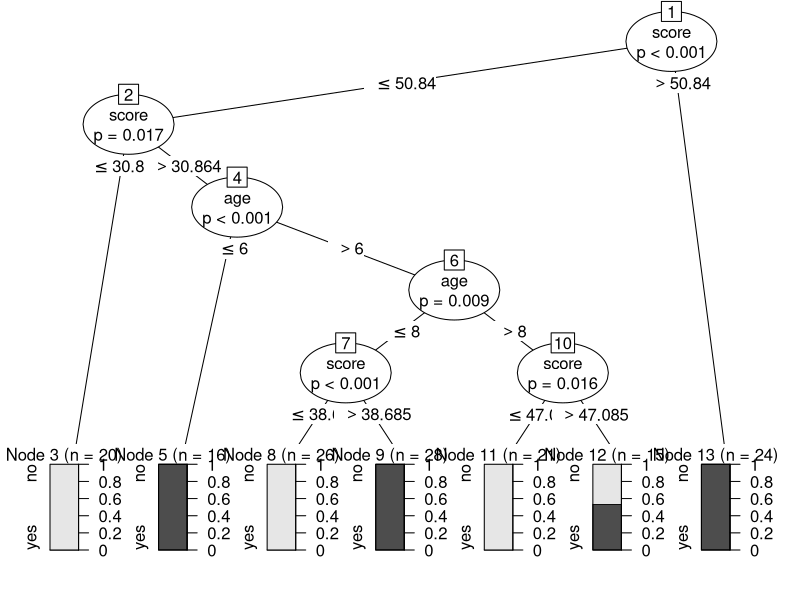

Write the R code that produced this figure.
library(datasets)
library(caTools)
library(party)
library(dplyr)

data("readingSkills")
head(readingSkills)

sample_data =sample.split(readingSkills,SplitRatio = 0.8)
train_data <- subset(readingSkills,sample_data ==TRUE)
test_data <- subset(readingSkills,sample_data == FALSE)

model <- ctree(nativeSpeaker ~ ., train_data)
plot(model)

#testing the people who are native speakers
#and those who are not
predict_model <-predict(model,test_data)


#creates a table to count how many are classified 
#as native speakers and how many are not

m_at <-table(test_data$nativeSpeaker,predict_model)
m_at

ac_Test <-sum(diag(m_at)) / sum(m_at)
print(paste('Accuracy for test is found to be',ac_Test))




#compare the accuracy of NAive Bayes, KNN on this dataset

#Naive Bayes theorem

library(datasets)
library(caTools)
library(e1071) # Library for Naive Bayes

data("readingSkills")
head(readingSkills)

# Split the data into training and testing sets
set.seed(123)
sample_data <- sample.split(readingSkills$nativeSpeaker, SplitRatio = 0.8)
train_data <- subset(readingSkills, sample_data == TRUE)
test_data <- subset(readingSkills, sample_data == FALSE)

# Train the Naive Bayes model
model <- naiveBayes(nativeSpeaker ~ ., data = train_data)

# Predict on the test data
predict_model <- predict(model, newdata = test_data)

# Create a confusion matrix
m_at <- table(test_data$nativeSpeaker, predict_model)
print(m_at)

# Calculate the accuracy
ac_Test <- sum(diag(m_at)) / sum(m_at)
print(paste('Accuracy for test is found to be', ac_Test * 100, "%"))

# Optional: Format the accuracy output
print(sprintf("Accuracy: %.2f%%", ac_Test * 100))



##KNN

# Load necessary libraries
library(caTools)
library(class)
library(gmodels)

# Load the readingSkills dataset
data("readingSkills")
head(readingSkills)

# Split the data into training and testing sets
set.seed(123)  # Set seed for reproducibility
sample_data <- sample.split(readingSkills, SplitRatio = 0.8)
train_data <- subset(readingSkills, sample_data == TRUE)
test_data <- subset(readingSkills, sample_data == FALSE)

# Normalize the continuous variables
normalize <- function(x) {
  return ((x - min(x)) / (max(x) - min(x)))
}

# Apply normalization to relevant columns
train_data_n <- as.data.frame(lapply(train_data[2:4], normalize))
test_data_n <- as.data.frame(lapply(test_data[2:4], normalize))

# Use nativeSpeaker as the label
train_labels <- train_data$nativeSpeaker
test_labels <- test_data$nativeSpeaker

# Apply the KNN algorithm
k <- 4  # You can choose the value of k
predictions <- knn(train = train_data_n, test = test_data_n, cl = train_labels, k = k)

# Evaluate the model
CrossTable(x = test_labels, y = predictions, prop.chisq = FALSE)

# Calculate the accuracy
accuracy <- mean(predictions == test_labels)
print(paste("Accuracy:", accuracy * 100))


############################################################KNN

# Load necessary libraries
library(datasets)
library(caTools)
library(class)
library(gmodels)

# Load the readingSkills dataset
data("readingSkills")
head(readingSkills)

# Split the data into training and testing sets
set.seed(123)
sample_data <- sample.split(readingSkills, SplitRatio = 0.8)
train_data <- subset(readingSkills, sample_data == TRUE)
test_data <- subset(readingSkills, sample_data == FALSE)

# Normalize the continuous variables
normalize <- function(x) {
  return ((x - min(x)) / (max(x) - min(x)))
}
train_data_n <- as.data.frame(lapply(train_data[2:4], normalize))
test_data_n <- as.data.frame(lapply(test_data[2:4], normalize))

# Use nativeSpeaker as the label
train_labels <- train_data$nativeSpeaker
test_labels <- test_data$nativeSpeaker

# Apply the KNN algorithm
k <- 3
predictions <- knn(train = train_data_n, test = test_data_n, cl = train_labels, k = k)

# Evaluate the model
CrossTable(x = test_labels, y = predictions, prop.chisq = FALSE)

# Calculate the accuracy
accuracy <- mean(predictions == test_labels)
print(paste("Accuracy:", accuracy * 100))



##Using SQL commands

library(sqldf)
sqldf("select * from train_data")
sqldf("select * from train_data where score >34")
